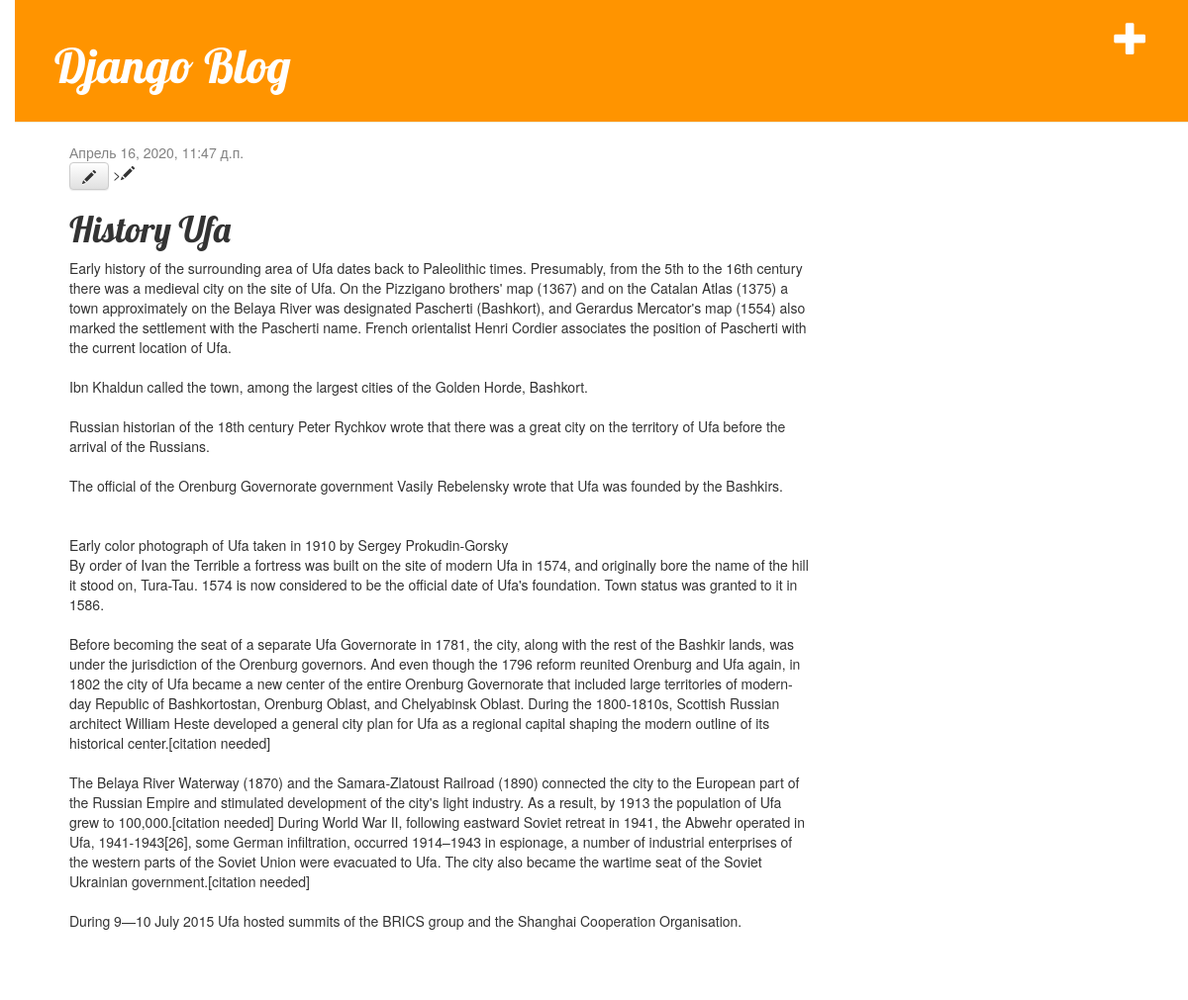
Page /post/7/ (signed in) on the committed database.
### blog/models.py (models this page shows, shortened)
class Post(models.Model):
    author = models.ForeignKey(settings.AUTH_USER_MODEL, on_delete=models.CASCADE)
    title = models.CharField(max_length=200)
    text = models.TextField()
    created_date = models.DateTimeField(default=timezone.now)
    published_date = models.DateTimeField(blank=True, null=True)

### blog/views.py (the view)
# urls.py: path('post/<int:pk>/', views.post_detail, name='post_detail'),
def post_detail(request, pk):
    post = get_object_or_404(Post, pk=pk)
    return render(request, 'blog/post_detail.html', {'post': post})

### blog/templates/blog/post_detail.html
{% extends 'blog/base.html' %}
{% block content %}
    <div class="post">
        {% if post.published_date %}
            <div class="date">
                {{ post.published_date }}
            </div>
        {% endif %}
        {% if user.is_authenticated %}
     <a class="btn btn-default" href="{% url 'post_edit' pk=post.pk %}"><span class="glyphicon glyphicon-pencil"></span></a>
{% endif %}
><span class="glyphicon glyphicon-pencil"></span></a>
        <h1>{{ post.title }}</h1>
        <p>{{ post.text|linebreaksbr }}</p>
    </div>
{% endblock %}

### blog/static/css/blog.css (style rules this page uses)
body { padding-left: 15px; }
h1, h2, h3, h4 { font-family: 'Lobster', cursive; }
.date { color: #828282; }
.post { margin-bottom: 70px; }

### rows in the picture
Post: published_date "Апрель 16, 2020, 11:47 д.п.", title "History Ufa", text "Early history of the surrounding area of Ufa dates back to Paleolithic times. Presumably, from the 5th to the 16th century there was a medieval city on the site of Ufa. On the Pizzigano brothers' map (1367) and on the Catalan Atlas (1375) a town approximately on the Belaya River was designated Pascherti (Bashkort), and Gerardus Mercator's map (1554) also marked the settlement with the Pascherti name. French orientalist Henri Cordier associates the position of Pascherti with the current location of Ufa. Ibn Khaldun called the town, among the largest cities of the Golden Horde, Bashkort. Russian historian of the 18th century Peter Rychkov wrote that there was a great city on the territory of…"
